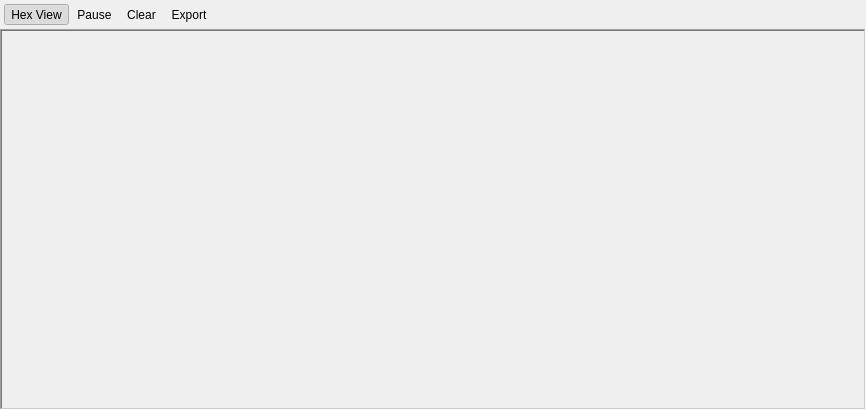
<?xml version="1.0" encoding="UTF-8"?>
<ui version="4.0">
 <class>FormTrafficView</class>
 <widget class="QWidget" name="FormTrafficView">
  <property name="geometry">
   <rect>
    <x>0</x>
    <y>0</y>
    <width>866</width>
    <height>410</height>
   </rect>
  </property>
  <layout class="QVBoxLayout" name="verticalLayout_2">
   <property name="spacing">
    <number>0</number>
   </property>
   <property name="leftMargin">
    <number>0</number>
   </property>
   <property name="topMargin">
    <number>0</number>
   </property>
   <property name="rightMargin">
    <number>0</number>
   </property>
   <property name="bottomMargin">
    <number>0</number>
   </property>
   <item>
    <widget class="QToolBar" name="toolBarTraffic">
     <addaction name="actionHexView"/>
     <addaction name="actionPauseTraffic"/>
     <addaction name="actionClearTraffic"/>
     <addaction name="actionExportTrafficLog"/>
    </widget>
   </item>
   <item>
    <widget class="OutputTrafficWidget" name="outputWidget">
     <property name="autoFillBackground">
      <bool>true</bool>
     </property>
     <property name="frameShape">
      <enum>QFrame::Shape::WinPanel</enum>
     </property>
     <property name="frameShadow">
      <enum>QFrame::Shadow::Sunken</enum>
     </property>
    </widget>
   </item>
  </layout>
  <action name="actionPauseTraffic">
   <property name="checkable">
    <bool>true</bool>
   </property>
   <property name="text">
    <string>Pause</string>
   </property>
  </action>
  <action name="actionClearTraffic">
   <property name="icon">
    <iconset resource="resources.qrc">
     <normaloff>:/res/edit-delete.png</normaloff>:/res/edit-delete.png</iconset>
   </property>
   <property name="text">
    <string>Clear</string>
   </property>
  </action>
  <action name="actionExportTrafficLog">
   <property name="icon">
    <iconset resource="resources.qrc">
     <normaloff>:/res/icon-export.png</normaloff>:/res/icon-export.png</iconset>
   </property>
   <property name="text">
    <string>Export</string>
   </property>
  </action>
  <action name="actionHexView">
   <property name="checkable">
    <bool>true</bool>
   </property>
   <property name="checked">
    <bool>true</bool>
   </property>
   <property name="icon">
    <iconset resource="resources.qrc">
     <normaloff>:/res/icon-hex.png</normaloff>:/res/icon-hex.png</iconset>
   </property>
   <property name="text">
    <string>Hex View</string>
   </property>
  </action>
 </widget>
 <customwidgets>
  <customwidget>
   <class>OutputTrafficWidget</class>
   <extends>QFrame</extends>
   <header>outputtrafficwidget.h</header>
   <container>1</container>
  </customwidget>
 </customwidgets>
 <resources>
  <include location="resources.qrc"/>
 </resources>
 <connections/>
</ui>
